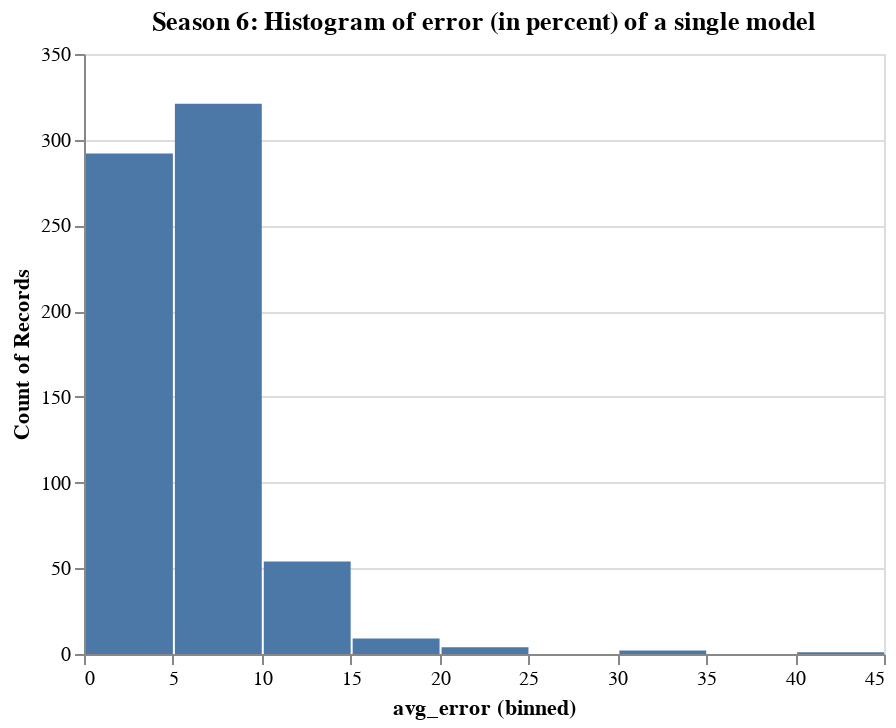

Notebook code for this chart:
### Code cell
alt.Chart(plotdf,title="Season 6: Histogram of error (in percent) of a single model").mark_bar().encode(
    alt.X("avg_error:Q", bin=True),
    y='count()',
)

### Figure 1 — Vega-Lite specification as saved in the notebook (floating-point values rounded to 4 significant figures; data arrays with more than 128 entries replaced by an {"elided": "..."} marker saying what was removed)
{"config": {"view": {"continuousWidth": 400, "continuousHeight": 300}}, "data": {"name": "data-a8e66fcb50bf6eca52bfed773020757d"}, "mark": "bar", "encoding": {"x": {"type": "quantitative", "bin": true, "field": "avg_error"}, "y": {"type": "quantitative", "aggregate": "count"}}, "title": "Season 6: Histogram of error (in percent) of a single model", "$schema": "https://vega.github.io/schema/vega-lite/v4.0.0.json", "datasets": {"data-a8e66fcb50bf6eca52bfed773020757d": {"elided": "683 records"}}}
